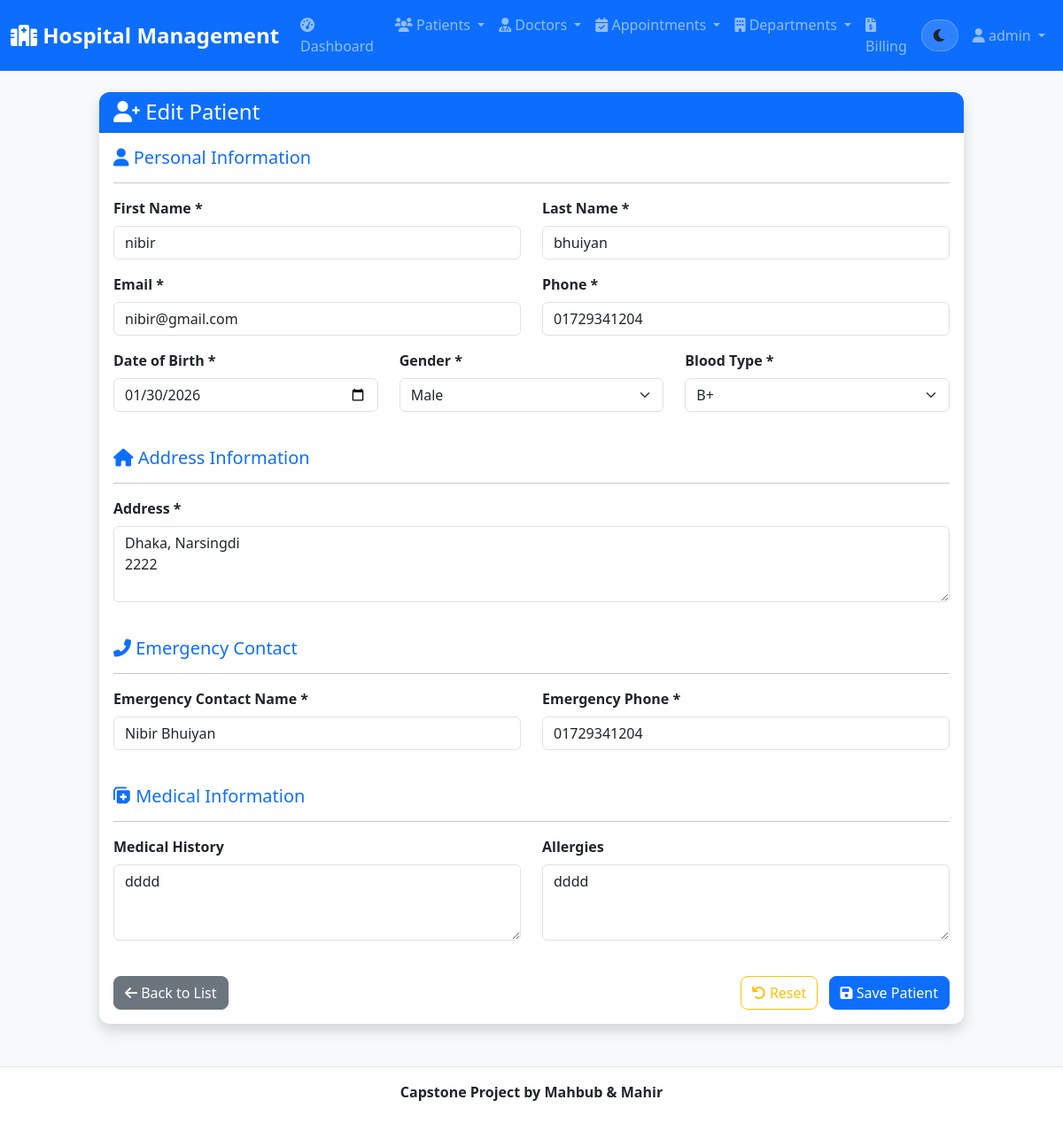
The page /patients/6/update/ (signed in) on the database its author committed.
### hospital_app/models.py (models this page shows, shortened)
class Patient(models.Model):
    GENDER_CHOICES = [
        ('M', 'Male'),
        ('F', 'Female'),
        ('O', 'Other'),
    ]
    BLOOD_TYPE_CHOICES = [
        ('A+', 'A+'),
        ('A-', 'A-'),
        ('B+', 'B+'),
        ('B-', 'B-'),
        ('AB+', 'AB+'),
        ('AB-', 'AB-'),
        ('O+', 'O+'),
        ('O-', 'O-'),
    ]
    first_name = models.CharField(max_length=50)
    last_name = models.CharField(max_length=50)
    email = models.EmailField(unique=True)
    phone = models.CharField(max_length=20)
    date_of_birth = models.DateField()
    gender = models.CharField(max_length=1, choices=GENDER_CHOICES)
    blood_type = models.CharField(max_length=3, choices=BLOOD_TYPE_CHOICES)
    address = models.TextField()
    emergency_contact = models.CharField(max_length=100)
    emergency_phone = models.CharField(max_length=20)
    medical_history = models.TextField(blank=True)
    allergies = models.TextField(blank=True)
    created_at = models.DateTimeField(auto_now_add=True)
    updated_at = models.DateTimeField(auto_now=True)

### hospital_app/views.py (the view)
# urls.py: path('patients/<int:pk>/update/', views.patient_update, name='patient_update'),
@login_required
def patient_update(request, pk):
    patient = get_object_or_404(Patient, pk=pk)
    if request.method == 'POST':
        form = PatientForm(request.POST, instance=patient)
        if form.is_valid():
            form.save()
            messages.success(request, 'Patient updated successfully!')
            return redirect('patient_detail', pk=patient.pk)
    else:
        form = PatientForm(instance=patient)
    return render(request, 'hospital/patient_form.html', {'form': form, 'title': 'Edit Patient'})

### hospital/templates/hospital/patient_form.html (shortened to what this page needs)
{% extends 'base.html' %}
{% block content %}
<div class="row justify-content-center">
    <div class="col-md-10">
        <div class="card shadow">
            <div class="card-header bg-primary text-white">
                <h4 class="mb-0">
                    <i class="fas fa-user-plus"></i> {{ title }}
                </h4>
            </div>
            <div class="card-body">
                <form method="post" novalidate>
                    <div class="row mb-4">
                        <div class="col-12">
                            <h5 class="text-primary"><i class="fas fa-user"></i> Personal Information</h5>
                            <hr>
                        </div>
                        <div class="col-md-6 mb-3">
                            <label for="{{ form.first_name.id_for_label }}" class="form-label">First Name *</label>
                            {{ form.first_name }}
                        </div>
                        <div class="col-md-6 mb-3">
                            <label for="{{ form.last_name.id_for_label }}" class="form-label">Last Name *</label>
                            {{ form.last_name }}
                        </div>
                        <div class="col-md-6 mb-3">
                            <label for="{{ form.email.id_for_label }}" class="form-label">Email *</label>
                            {{ form.email }}
                        </div>
                        <div class="col-md-6 mb-3">
                            <label for="{{ form.phone.id_for_label }}" class="form-label">Phone *</label>
                            {{ form.phone }}
                        </div>
                        <div class="col-md-4 mb-3">
                            <label for="{{ form.date_of_birth.id_for_label }}" class="form-label">Date of Birth *</label>
                            {{ form.date_of_birth }}
                        </div>
                        <div class="col-md-4 mb-3">
                            <label for="{{ form.gender.id_for_label }}" class="form-label">Gender *</label>
                            {{ form.gender }}
                        </div>
                        <div class="col-md-4 mb-3">
                            <label for="{{ form.blood_type.id_for_label }}" class="form-label">Blood Type *</label>
                            {{ form.blood_type }}
                        </div>
                    </div>
                    <div class="row mb-4">
                        <div class="col-12">
                            <h5 class="text-primary"><i class="fas fa-home"></i> Address Information</h5>
                            <hr>
                        </div>
                        <div class="col-12 mb-3">
                            <label for="{{ form.address.id_for_label }}" class="form-label">Address *</label>
                            {{ form.address }}
                        </div>
                    </div>
                    <div class="row mb-4">
                        <div class="col-12">
                            <h5 class="text-primary"><i class="fas fa-phone-alt"></i> Emergency Contact</h5>
                            <hr>
                        </div>
                        <div class="col-md-6 mb-3">
                            <label for="{{ form.emergency_contact.id_for_label }}" class="form-label">Emergency Contact Name *</label>
                            {{ form.emergency_contact }}
                        </div>
                        <div class="col-md-6 mb-3">
                            <label for="{{ form.emergency_phone.id_for_label }}" class="form-label">Emergency Phone *</label>
                            {{ form.emergency_phone }}
                        </div>
                    </div>
                    <div class="row mb-4">
                        <div class="col-12">
                            <h5 class="text-primary"><i class="fas fa-notes-medical"></i> Medical Information</h5>
                            <hr>
                        </div>
                        <div class="col-md-6 mb-3">
                            <label for="{{ form.medical_history.id_for_label }}" class="form-label">Medical History</label>
                            {{ form.medical_history }}
                        </div>
                        <div class="col-md-6 mb-3">
                            <label for="{{ form.allergies.id_for_label }}" class="form-label">Allergies</label>
                            {{ form.allergies }}
                        </div>
                    </div>
                    <div class="row">
                        <div class="col-12">
                            <div class="d-flex justify-content-between">
                                <a href="{% url 'patient_list' %}" class="btn btn-secondary">
                                    <i class="fas fa-arrow-left"></i> Back to List
                                </a>
                                <div>
                                    <button type="reset" class="btn btn-outline-warning me-2">
                                        <i class="fas fa-undo"></i> Reset
                                    </button>
                                    <button type="submit" class="btn btn-primary">
                                        <i class="fas fa-save"></i> Save Patient
                                    </button>
                                </div>
                            </div>
                        </div>
                    </div>
                </form>
            </div>
        </div>
    </div>
</div>
{% endblock %}

### hospital/templates/base.html (shortened to what this page needs)
<!DOCTYPE html>
<html lang="en" data-theme="light">
<head>
    <link href="https://cdn.jsdelivr.net/npm/bootstrap@5.1.3/dist/css/bootstrap.min.css" rel="stylesheet">
    <link href="https://cdnjs.cloudflare.com/ajax/libs/font-awesome/6.0.0/css/all.min.css" rel="stylesheet">
    {% load static %}
    <link rel="stylesheet" href="{% static 'css/style.css' %}">
</head>
<body>
    <nav class="navbar navbar-expand-lg navbar-dark bg-primary">
        <div class="container-fluid">
            <a class="navbar-brand" href="{% url 'home' %}">
                <i class="fas fa-hospital"></i> Hospital Management
            </a>
            <div class="collapse navbar-collapse" id="navbarNav">
                <ul class="navbar-nav me-auto">
                    {% if user.is_authenticated %}
                    <li class="nav-item">
                        <a class="nav-link" href="{% url 'dashboard' %}">
                            <i class="fas fa-tachometer-alt"></i> Dashboard
                        </a>
                    </li>
                    <li class="nav-item dropdown">
                        <a class="nav-link dropdown-toggle" href="#" id="patientsDropdown" role="button" data-bs-toggle="dropdown">
                            <i class="fas fa-users"></i> Patients
                        </a>
                    </li>
                    <li class="nav-item dropdown">
                        <a class="nav-link dropdown-toggle" href="#" id="doctorsDropdown" role="button" data-bs-toggle="dropdown">
                            <i class="fas fa-user-md"></i> Doctors
                        </a>
                    </li>
                    <li class="nav-item dropdown">
                        <a class="nav-link dropdown-toggle" href="#" id="appointmentsDropdown" role="button" data-bs-toggle="dropdown">
                            <i class="fas fa-calendar-check"></i> Appointments
                        </a>
                    </li>
                    <li class="nav-item dropdown">
                        <a class="nav-link dropdown-toggle" href="#" id="departmentsDropdown" role="button" data-bs-toggle="dropdown">
                            <i class="fas fa-building"></i> Departments
                        </a>
                    </li>
                    <li class="nav-item">
                        <a class="nav-link" href="{% url 'billing_list' %}">
                            <i class="fas fa-file-invoice-dollar"></i> Billing
                        </a>
                    </li>
                    {% endif %}
                </ul>
                <ul class="navbar-nav">
                    <li class="nav-item d-flex align-items-center me-2">
                        <button id="themeToggle" class="btn theme-toggle" type="button" aria-label="Toggle dark mode" title="Toggle theme">
                            <i id="themeIcon" class="fas fa-moon"></i>
                        </button>
                    </li>
                    {% if user.is_authenticated %}
                    <li class="nav-item dropdown">
                        <a class="nav-link dropdown-toggle" href="#" id="userDropdown" role="button" data-bs-toggle="dropdown">
                            <i class="fas fa-user"></i> {{ user.username }}
                        </a>
                    </li>
                    {% endif %}
                </ul>
            </div>
        </div>
    </nav>
    <main class="container-fluid mt-4">
        {% block content %}
        {% endblock %}
    </main>
    <footer class="text-center py-3 mt-5">
         <div class="container">
            <p><b>Capstone Project by Mahbub & Mahir</b></p>
        </div>
    </footer>
    {% load static %}
</body>
</html>

### hospital/static/css/style.css (style rules this page uses)
:root { --primary-color: #0d6efd; --secondary-color: #6c757d; --success-color: #198754; --info-color: #0dcaf0; --warning-color: #ffc107; --danger-color: #dc3545; --light-color: #f8f9fa; --dark-color: #212529; --bg: #f8f9fa; --bg-elevated: #ffffff; --text: #212529; --text-muted: #6c757d; --border: #dee2e6; --shadow: 0 0.125rem 0.25rem rgba(0, 0, 0, 0.075); --shadow-hover: 0 0.5rem 1rem rgba(0, 0, 0, 0.15); }
html, body { font-family: 'Segoe UI', Tahoma, Geneva, Verdana, sans-serif; background-color: var(--bg) !important; color: var(--text) !important; transition: background-color 320ms ease, color 320ms ease; }
.navbar-brand { font-weight: bold; font-size: 1.5rem; }
.navbar-nav .nav-link { font-weight: 500; transition: all 0.3s ease; }
.card { border: none; border-radius: 0.75rem; background-color: var(--bg-elevated); color: var(--text); box-shadow: var(--shadow); transition: all 0.3s ease; }
.card-body, .card-header, .card-footer { background-color: transparent; color: var(--text); }
.card-header { border-radius: 0.75rem 0.75rem 0 0 !important; font-weight: 600; }
.btn { border-radius: 0.5rem; font-weight: 500; transition: all 0.3s ease; }
.form-control, .form-select { border-radius: 0.5rem; border: 1px solid var(--border); background-color: var(--bg-elevated); color: var(--text); transition: all 0.3s ease; }
.form-label { font-weight: 600; color: var(--text); margin-bottom: 0.5rem; }
footer { background-color: var(--bg-elevated) !important; color: var(--text); border-top: 1px solid var(--border); }
.theme-toggle { width: 42px; height: 36px; border-radius: 999px; display: inline-flex; align-items: center; justify-content: center; background: rgba(255, 255, 255, 0.14); border: 1px solid rgba(255, 255, 255, 0.22); transition: transform 180ms ease, background-color 320ms ease, border-color 320ms ease; }

### hospital/templates/hospital/patient_form.html (style rules this page uses)
.form-control, .form-select { border-radius: 0.375rem; }

### rows shown on the page
Patient: first_name "nibir", last_name "bhuiyan", email "nibir@gmail.com", phone "01729341204", date_of_birth "01/30/2026", gender "Male", blood_type "B+", address "Dhaka, Narsingdi 2222", emergency_contact "Nibir Bhuiyan", emergency_phone "01729341204", medical_history "dddd", allergies "dddd"

### other values the page prints
{{ user.username }} "admin"
{{ title }} "Edit Patient"
